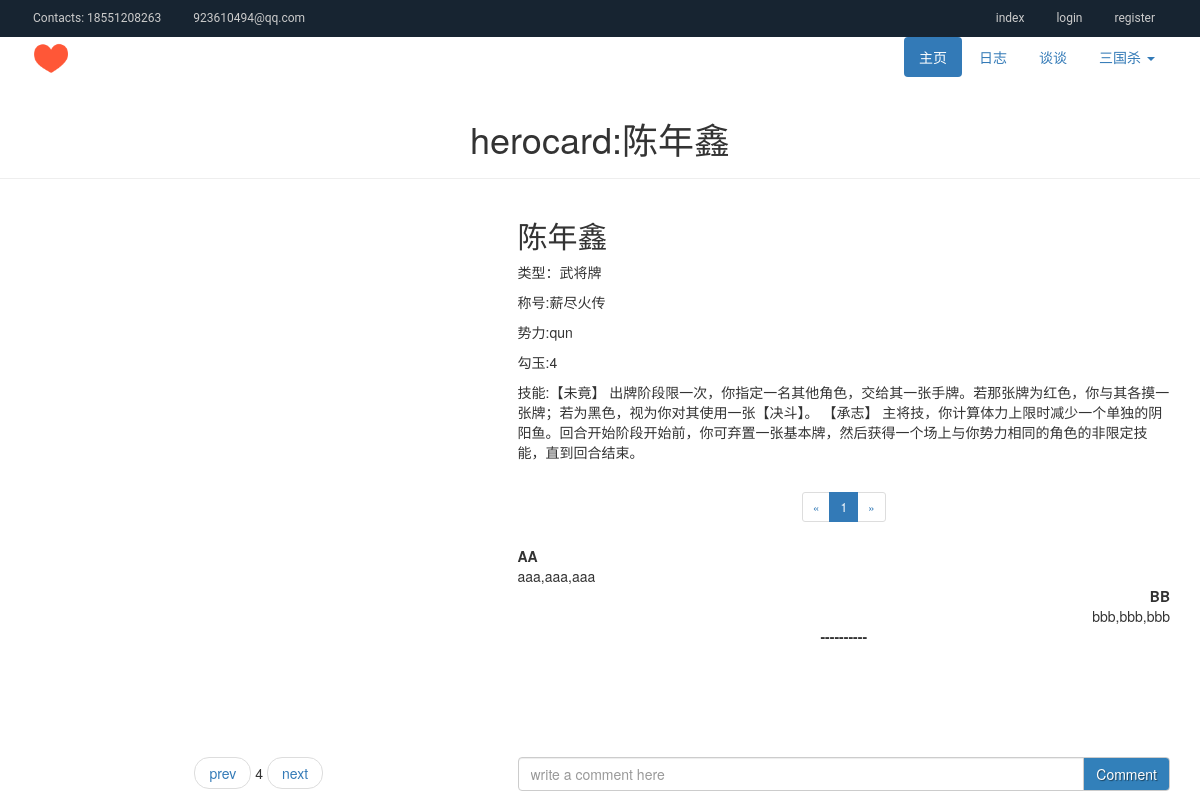
The page /k/card/4 on the database its author committed.
### cards/models.py (models this page shows, shortened)
class Card(models.Model):
	name = models.CharField(max_length=30)
	pid = models.IntegerField()
	blog = models.ForeignKey("blogs.CardBlog", on_delete=models.CASCADE)
	class Meta:
		abstract = True

class HeroCard(Card):
	country = models.CharField(max_length=10, choices=country_choices)
	nickname = models.CharField(max_length=50)
	hp = models.IntegerField(choices=hp_choices)
	skill = models.TextField()
	united = models.CharField(max_length=30, blank=True)
	kind = 'herocard'

### cards/views.py (the view)
# urls.py: path("card/<int:id>", views.card, name="card"),
def card(request, id):
	if id < 1:
		id = 1
	elif id > len(CardBlog.objects.all()):
		id = len(CardBlog.objects.all())
	try:
		blog = CardBlog.objects.get(pk=id)
	except:
		raise Http404
	if HeroCard.objects.filter(name=blog.topic):
		card = HeroCard.objects.get(name=blog.topic)
	elif BasicCard.objects.filter(name=blog.topic):
		card = BasicCard.objects.get(name=blog.topic)
	elif EquipCard.objects.filter(name=blog.topic):
		card = EquipCard.objects.get(name=blog.topic)
	elif WisdomCard.objects.filter(name=blog.topic):
		card = WisdomCard.objects.get(name=blog.topic)
	elif BadCard.objects.filter(name=blog.topic):
		card = BadCard.objects.get(name=blog.topic)
	comments = CardComments.objects.filter(blog=blog).order_by("pub_time")
	pages = [p for p in range(len(comments)//(div+1)+1)]
	first_comments = comments[:div]
	return render(request, "cards/card.html", {"id":id, "card":card, "uc":comments, "pages":pages})

### cards/templates/cards/card.html (shortened to what this page needs)
{% extends "login/cb.html" %}
{% load staticfiles %}
{% block header %}
{% if card %}
	{{ card.kind }}:{{ card.name }}
{% else %}
	锦囊牌：将计就计
{% endif %}
{% endblock %}
{% block content %}
<div class="container">
    <div class="row">
		<div class="col-sm-12">
			<div class="row">
				<div class="col-sm-5 col-sm-offset-0">
					<div class="main-photo">
						<img src="{% static 'cards/images/n504.jpg' %}" alt="" width="384" height="538">
					</div>
				</div>
				<div class="col-sm-7 pull-left">
				{% if card %}
				<h2>{{ card.name }}</h2>
				{% endif %}
				{% if card.kind == "herocard" %}
					<p>类型：武将牌</p>
					<p>称号:{{ card.nickname }}</p>
					<p>势力:{{ card.country }}</p>
					<p>勾玉:{{ card.hp }}</p>
					<p>技能:{{ card.skill }}</p>
				{% elif card.kind == "basiccard" %}
					<p>类型：基本牌</p>
					<p>{{ card.point }}, {{ card.pattern }}</p>
					<p>效果:{{ card.effect }}</p>
				{% elif card.kind == "badcard" %}
					<p>类型：灾祸牌</p>
					{% if card.special %}
						<p>特殊类型:{{ card.special }}</p>
					{% endif %}
					<p>效果:{{ card.effect }}</p>
				{% else %}
					<h2>将计就计</h2>
					<p>类型：非延时锦囊/诡计</p>
					<p>效果：其他角色在你的回合内发动伏击时，无效之。</p>
					<p>伏击效果：对你使用，当前回合，每当你使用伏击区的牌时，摸一张牌。</p>
				{% endif %}
				</div>
				<div class="col-sm-7 pull-right">
					<div class="comment-pages" align="center">
						<nav aria-label="Page navigation">
							<ul class="pagination pagination-sm">
								<li id="prev-page">
									<a href="javascript:void(0)" onClick="toPage('-1')" aria-label="Previous">
										<span aria-hidden="true">&laquo;</span>
									</a>
								</li>
								{% for p in pages %}
									{% if forloop.first %}
										<li class="comment-page active"><a href="javascript:void(0)" onClick='toPage({{ p }})'>{{ p|add:"1" }}</a></li>
									{% else %}
										<li class="comment-page"><a href="javascript:void(0)" onClick='toPage({{ p }})'>{{ p|add:"1" }}</a></li>
									{% endif %}
								{% endfor %}
								<li id="next-page">
									<a href="javascript:void(0)" onClick="toPage('-2')" aria-label="Next">
										<span aria-hidden="true">&raquo;</span>
									</a>
								</li>
							</ul>
						</nav>
					</div>
				</div>
				<div class="col-sm-7 pull-left">
					<dl class="comment-list" id="comment-list">
						<dt class="text-left">AA</dt>
						<dd class="text-left">aaa,aaa,aaa</dd>
						<dt class="text-right">BB</dt>
						<dd class="text-right">bbb,bbb,bbb</dd>
						{% if uc %}
							{% for c in uc %}
								{% if forloop.counter0|divisibleby:"2" %}
									<dt class="text-left">{{ c.user.name }}   {{ c.pub_time }}</dt>
									<dd class="text-left">{{ c.entry }}</dd>
								{% else %}
									<dt class="text-right">{{ c.user.name }}   {{ c.pub_time }}</dt>
									<dd class="text-right">{{ c.entry }}</dd>
								{% endif %}
							{% endfor %}
							<!--<dt class="text-right">{{ uc.user.name }}</dt>
							<dd class="text-right">{{ uc.entry }}</dd>-->
						{% else %}
							<dt class="text-center">----------</dt>
						{% endif %}
					</dl>
				</div>
			</div>
		</div>
	</div>
	<div class="row">
        <div class="col-sm-5">
            <nav aria-label="...">
                <ul class="pager">
                    <li><a href="{% url 'cards:card' card.blog.id|add:'-1' %}">prev</a></li>
                    <li>{{ id }}</li>
                    <li><a href="{% url 'cards:card' card.blog.id|add:'1' %}">next</a></li>
                </ul>
            </nav>
        </div>
        <div class="col-sm-7 pull-left">
            <form id="comment-form" action="." method="post">
                <div class="input-group">
                    <input type="text" name="comment" id="comment" class="form-control" placeholder="write a comment here">
                    <span class="input-group-btn">
                        <button type="submit" class="btn btn-default">Comment</button>
                    </span>
                </div>
            </form>
        </div>
	</div>
</div>
{% endblock %}

### login/static/login/css/main.css (style rules this page uses)
.main-photo { margin-left: 20px; }
.btn { background: transparent; background-image: -moz-linear-gradient(#3280ba 1px, #3280ba 100%); background-image: linear-gradient(#3280ba 1px, #3280ba 100%); background-image: -ms-linear-gradient(#3280ba 1px, #3280ba 100%); background-image: -webkit-linear-gradient(#3280ba 1px, #3280ba 100%); text-shadow: 1px 1px 1px rgba(0,0,0,.5); color: #fff; }

### rows shown on the page
HeroCard: kind "herocard", name "陈年鑫", nickname "薪尽火传", country "qun", hp "4", skill "【未竟】 出牌阶段限一次，你指定一名其他角色，交给其一张手牌。若那张牌为红色，你与其各摸一张牌；若为黑色，视为你对其使用一张【决斗】。 【承志】 主将技，你计算体力上限时减少一个单独的阴阳鱼。回合开始阶段开始前，你可弃置一张基本牌，然后获得一个场上与你势力相同的角色的非限定技能，直到回合结束。"

### other values the page prints
{{ p|add:"1" }} "1"
{{ id }} "4"
